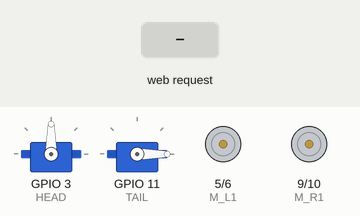
This sketch was run on a simulated ESP32-S3. Shown: 2 × servo, motor-driver pin pairs drawn as motors (green arrow = first pin HIGH = forward, orange = second pin HIGH = backward, longer = more drive). The test bench sets the inputs (shaded band). WiFi joins after 1.5 s; servers stay silent unless stated; what the sketch prints to the serial monitor is not drawn.

Above: at 2.7 s.
2.8 s: HTTP request GET /w received
At 5.0 s:
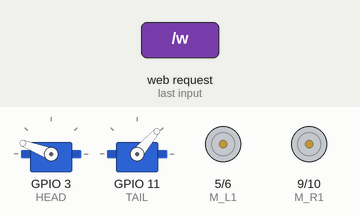
5.8 s: HTTP request GET /w received
At 8.5 s:
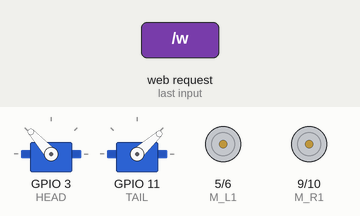
Timing chart, 0 to 10.0 s (numbered marks = the images above; inputs shaded):
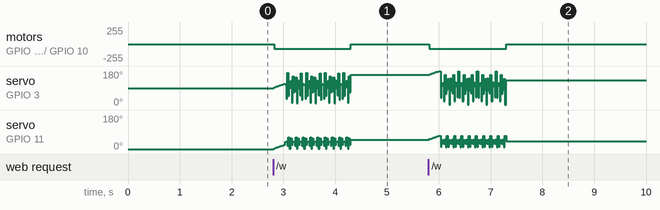

The sketch:

motor_controller.ino
```cpp
#include <WiFi.h>
#include <Servo.h> // Include the Servo library

const char *ssid = "hackathon_2024";
const char *password = "hackathon_2024";

// Define static IP, gateway, and subnet
IPAddress ip(192, 168, 0, 199);
IPAddress gateway(192, 168, 0, 1);
IPAddress subnet(255, 255, 255, 0);
IPAddress dns(192, 168, 1, 254); // primaryDNS

WiFiServer server(80);

#define HEAD 3  // Pin for head servo
#define TAIL 11 // Pin for tail servo
#define M_L1 5  // Going towards, left front, right back
#define M_L2 6  // Going backwards, left front, right back
#define M_R1 9  // Going towards, left back, right front
#define M_R2 10 // Going backwards, left back, right front
#define V 70
#define HT_V 1

Servo headServo; // Create Servo object for head
Servo tailServo; // Create Servo object for tail

int pwm;
int inkey;
int tail_pos = 0;
int head_pos = 90;             // Initial head position
bool head_moving_right = true; // Direction of head movement
bool tail_moving_right = true; // Direction of tail movement

void setup()
{
  Serial.begin(9600);
  while (!Serial)
    delay(10);

  pinMode(M_L1, OUTPUT);
  pinMode(M_L2, OUTPUT);
  pinMode(M_R1, OUTPUT);
  pinMode(M_R2, OUTPUT);

  // Attach servos to their respective pins
  headServo.attach(HEAD);
  tailServo.attach(TAIL);

  // Set initial positions for servos
  headServo.write(head_pos);
  tailServo.write(tail_pos);

  Serial.print("Connecting to ");
  Serial.println(ssid);
  WiFi.config(ip, dns, gateway, subnet);

  WiFi.begin(ssid, password);

  while (WiFi.status() != WL_CONNECTED)
  {
    delay(500);
    Serial.print(".");
  }

  Serial.println("");
  Serial.println("WiFi connected.");
  Serial.println("IP address: ");
  Serial.println(WiFi.localIP());

  server.begin();
}

void Moter_Control(int L1, int L2, int R1, int R2)
{
  int pwm_L1 = L1;
  int pwm_L2 = L2;
  int pwm_R1 = R1;
  int pwm_R2 = R2;
  analogWrite(M_L1, pwm_L1);
  analogWrite(M_L2, pwm_L2);
  analogWrite(M_R1, pwm_R1);
  analogWrite(M_R2, pwm_R2);
}

void Head_Move(int val)
{
  // Ensure the value is within the servo's limits
  head_pos = constrain(val, 0, 180);
  headServo.write(head_pos); // Move the head servo
}

void Tail_Move(int val)
{
  // Ensure the value is within the servo's limits
  tail_pos = constrain(val, 0, 180);
  tailServo.write(tail_pos); // Move the tail servo
}

void moveHeadAndTail()
{
  // Move head
  if (head_moving_right)
  {
    head_pos += HT_V; // Move right
    if (head_pos >= 180)
    {
      head_pos = 180;            // Limit to max position
      head_moving_right = false; // Change direction
    }
  }
  else
  {
    head_pos -= HT_V; // Move left
    if (head_pos <= 0)
    {
      head_pos = 0;             // Limit to min position
      head_moving_right = true; // Change direction
    }
  }
  Head_Move(head_pos);

  // Move tail
  if (tail_moving_right)
  {
    tail_pos += HT_V; // Move right
    if (tail_pos >= 70)
    {
      tail_pos = 70;             // Limit to max position
      tail_moving_right = false; // Change direction
    }
  }
  else
  {
    tail_pos -= HT_V; // Move left
    if (tail_pos <= 0)
    {
      tail_pos = 0;             // Limit to min position
      tail_moving_right = true; // Change direction
    }
  }
  Tail_Move(tail_pos);
}

void loop()
{
  WiFiClient client = server.available();
  if (client)
  {
    Serial.println("New Client.");
    String request = client.readStringUntil('\r');
    Serial.println("\nrequest:\n");
    Serial.println(request);

    String currentLine = "";
    while (client.connected())
    {
      if (client.available())
      {
        char c = client.read();
        Serial.println("\nc:\n");

        Serial.write(c);
        request += c;
        if (currentLine.length() == 0)
        {
          client.println("HTTP/1.1 200 OK");
          client.println("Content-type:text/html");
          client.println("Connection: close");
          client.println();

          Serial.println(request.indexOf("w"));
          if (c == 'w')
          {
            Moter_Control(V, 0, V, 0); // front
          }
          else if (c == 's')
          {
            Moter_Control(0, V, 0, V); // back
          }
          else if (c == 'd')
          {
            Moter_Control(0, 0, V, 0);
          }
          else if (c == 'a')
          {
            Moter_Control(V, 0, 0, 0); // left
          }
          else if (c == 'z')
          {
            Moter_Control(0, 0, 0, 0); // stop
          }
          else if (c == 'q')
          {
            Moter_Control(V, 0, 0, V); // left
          }
          else if (c == 'e')
          {
            Moter_Control(0, V, V, 0); // right
          }
        }
        else
        {
          currentLine = "";
        }
      }
      moveHeadAndTail();
    }
    request = "";
    Moter_Control(0, 0, 0, 0); // stop
    client.stop();
    Serial.println("Client disconnected.");
    Serial.println("");
  }
}
```

Measured:
- after the input at 2.8 s, motor on GPIO 5 (M_L1) / GPIO 6 (M_L2), motor on GPIO 9 (M_R1) / GPIO 10 (M_R2): stopped → backward 70/255 at once, → stopped 1.5 s later
- after the input at 5.8 s, motor on GPIO 5 (M_L1) / GPIO 6 (M_L2), motor on GPIO 9 (M_R1) / GPIO 10 (M_R2): stopped → backward 70/255 at once, → stopped 1.5 s later
